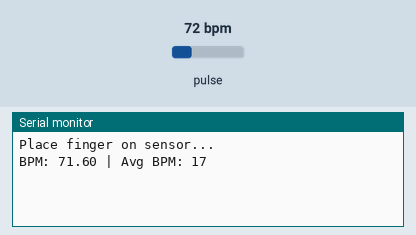
This sketch was run on a simulated ESP32. Parts: the last lines printed to the serial monitor. Inputs (shaded band) come from the test bench; at power-on: pulse 72 bpm.

Above: at 1.2 s.
1.3 s: pulse set to 42 bpm
At 2.7 s:
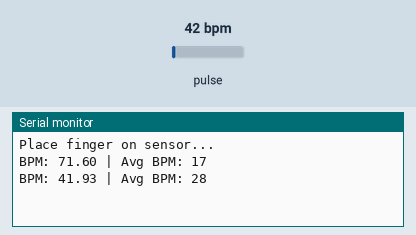
2.8 s: pulse set to 70 bpm
At 3.8 s:
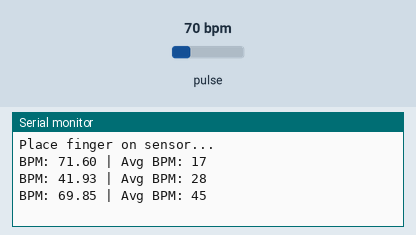
Timing chart, 0 to 5.8 s (numbered marks = the images above; inputs shaded):
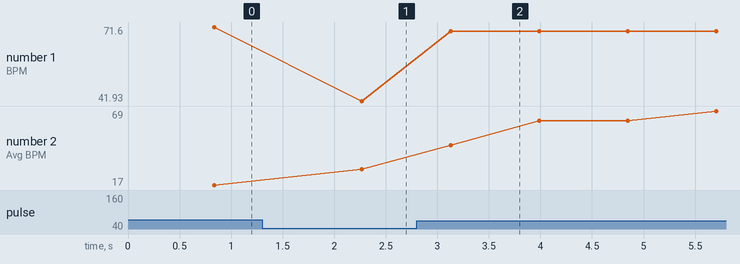

Measured:
- after the input at 1.3 s, the serial monitor: prints a new line after 0.97 s (image 1)
- after the input at 2.8 s, the serial monitor: prints a new line after 0.33 s (image 2)
- plotted number 1: 71.6 → 41.93 after the input at 1.3 s, 41.93 → 69.93 after the input at 2.8 s
- plotted number 2: 17 → 28 after the input at 1.3 s, 28 → 69 after the input at 2.8 s

The sketch:

heartbeat2.ino
```cpp
#include <Wire.h>
#include "MAX30105.h"
#include "heartRate.h"

MAX30105 particleSensor;

const byte RATE_SIZE = 4;
byte rates[RATE_SIZE];
byte rateSpot = 0;

long lastBeat = 0;
float beatsPerMinute;
int beatAvg;

void setup()
{
  Serial.begin(115200);
  Wire.begin(6, 7); // YOUR PINS

  if (!particleSensor.begin(Wire, I2C_SPEED_FAST))
  {
    Serial.println("MAX30102 not found");
    while (1);
  }

  particleSensor.setup();
  particleSensor.setPulseAmplitudeRed(0x0A);
  particleSensor.setPulseAmplitudeIR(0x1F);

  Serial.println("Place finger on sensor...");
}

void loop()
{
  long irValue = particleSensor.getIR();

  if (irValue > 7000)
  {
    if (checkForBeat(irValue))
    {
      long delta = millis() - lastBeat;
      lastBeat = millis();

      beatsPerMinute = 60 / (delta / 1000.0);

      if (beatsPerMinute > 20 && beatsPerMinute < 255)
      {
        rates[rateSpot++] = (byte)beatsPerMinute;
        rateSpot %= RATE_SIZE;

        beatAvg = 0;
        for (byte x = 0; x < RATE_SIZE; x++)
          beatAvg += rates[x];

        beatAvg /= RATE_SIZE;

        Serial.print("BPM: ");
        Serial.print(beatsPerMinute);
        Serial.print(" | Avg BPM: ");
        Serial.println(beatAvg);
      }
    }
  }
  else
  {
    Serial.println("No finger detected");
    delay(500);
  }
}
```
